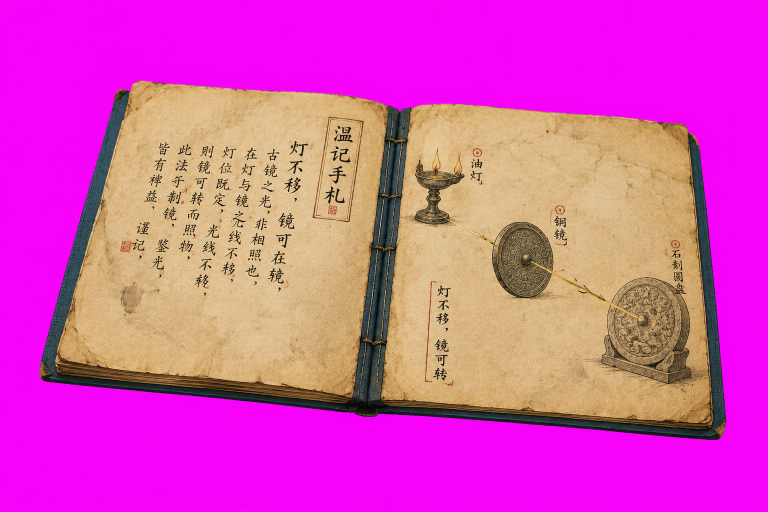
#> input picture art/ch1_handbook/handbook-original.png, 1536 x 1024 px (shown at 1/2 size)
$ python prepare_workshop_handbook.py
#> lines starting #> are read from the running program, lines starting #| are printed output that depends on the picture; after the words box and inside, x2 and y2 are one past the last pixel; in counts of white or black regions, pixels touching at a corner belong together
"""Extract the GPT-image2 artisan notebook for tabletop compositing."""
from pathlib import Path
import shutil
import numpy as np
from PIL import Image, ImageFilter
from scipy import ndimage

ROOT = Path(__file__).resolve().parents[1]
SOURCE = ROOT / 'art/ch1_handbook/handbook-original.png'
if not SOURCE.exists():
    SOURCE = ROOT.parent / 'output/imagegen/ch1-wen-handbook.png'
OUT = ROOT / 'assets/images/ch1_workshop'
raw = Image.open(SOURCE).convert('RGB')
#> raw is the input picture: PIL image 1536x1024 RGB; mean R, G, B 215, 79.7, 179.2
pixels = np.asarray(raw).astype(np.float32)
r, g, b = pixels[..., 0], pixels[..., 1], pixels[..., 2]
magenta = np.minimum(r, b) - g
background = (magenta > 65) & (r > 110) & (b > 110)
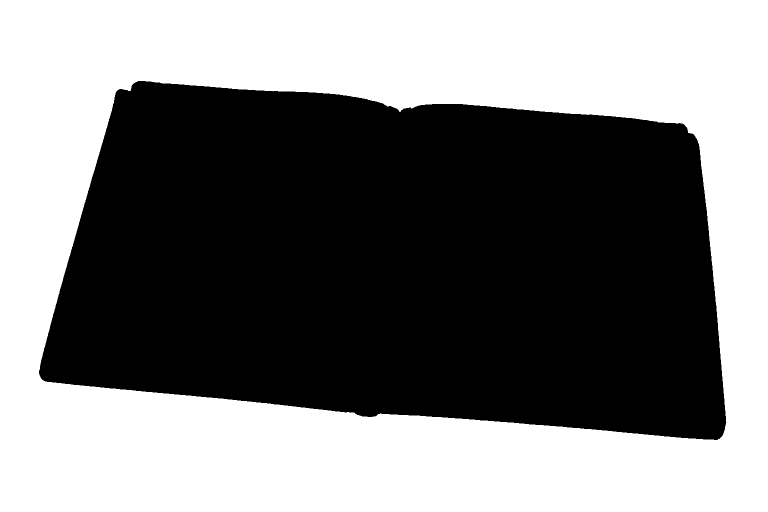
#> background: shape (1024, 1536) bool (shown at 1/2 size); 49.5% white; 1 white region, box (x1, y1, x2, y2) and area: (0, 0, 1536, 1024) 778678
alpha = np.clip((65 - magenta) / 45, 0, 1)
alpha[background] = 0
inside = ndimage.distance_transform_edt(~background)
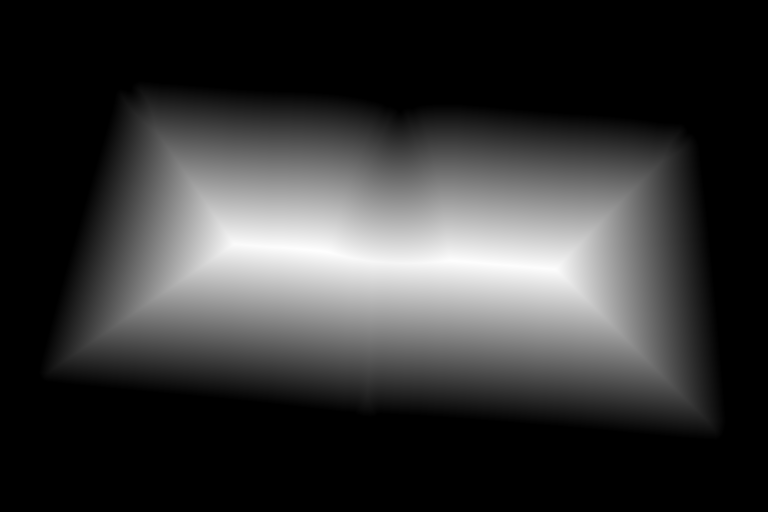
#> inside: shape (1024, 1536) float64 (shown at 1/2 size); min 0, max 314.9, mean 65.7; drawn with min black and max white
edge = inside < 5
#> edge: shape (1024, 1536) bool; 50.5% white; 1 black region, box (x1, y1, x2, y2) and area: (82, 166, 1448, 876) 778306
pixels[..., 0] = np.where(edge & (r > g + 40), np.minimum(r, g + 50), r)
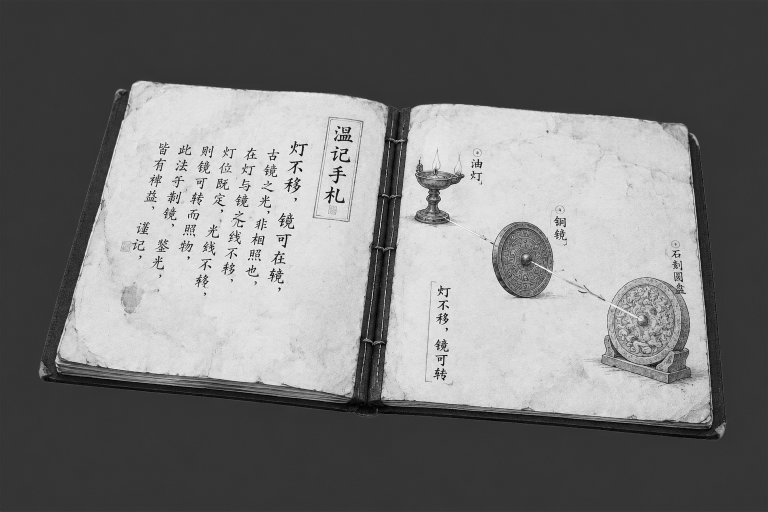
#> r: shape (1024, 1536) float32 (shown at 1/2 size); min 0, max 255, mean 119.4
pixels[..., 2] = np.where(edge & (b > g + 30), np.minimum(b, g + 25), b)
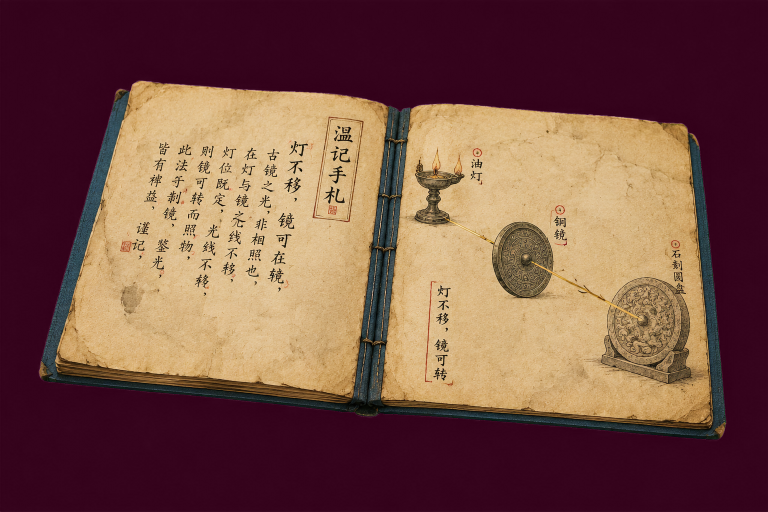
#> pixels: shape (1024, 1536, 3) float32 (shown at 1/2 size); mean R, G, B 118.4, 79.1, 70
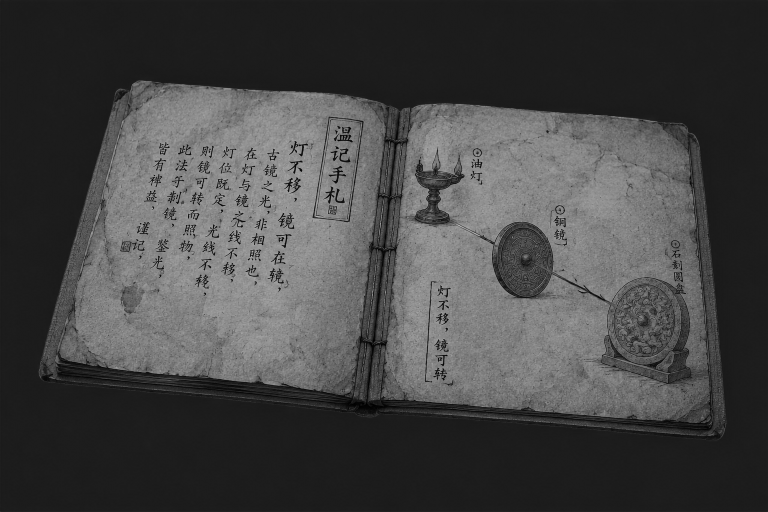
#> b: shape (1024, 1536) float32 (shown at 1/2 size); min 0, max 209, mean 69.6
alpha = np.asarray(Image.fromarray((alpha * 255).astype('uint8')).filter(ImageFilter.GaussianBlur(.35)))
result = Image.fromarray(np.dstack((pixels, alpha)).clip(0, 255).astype('uint8'))
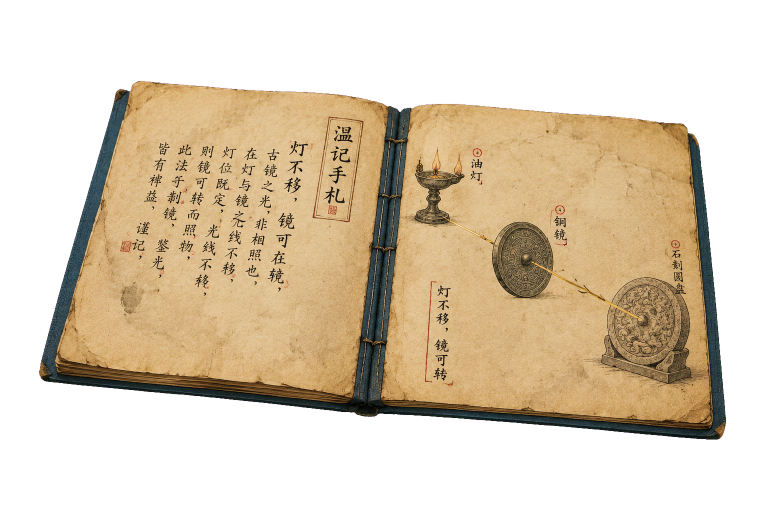
#> result: PIL image 1536x1024 RGBA (shown at 1/2 size); mean R, G, B, A 119.4, 79.7, 69.6, 128.6; transparent parts drawn white
box = result.getbbox()
#> box = (77, 161, 1453, 881)
result = result.crop((box[0] - 2, box[1] - 2, box[2] + 2, box[3] + 2))
#> result: PIL image 1380x724 RGBA
result.thumbnail((1024, 700), Image.Resampling.LANCZOS)
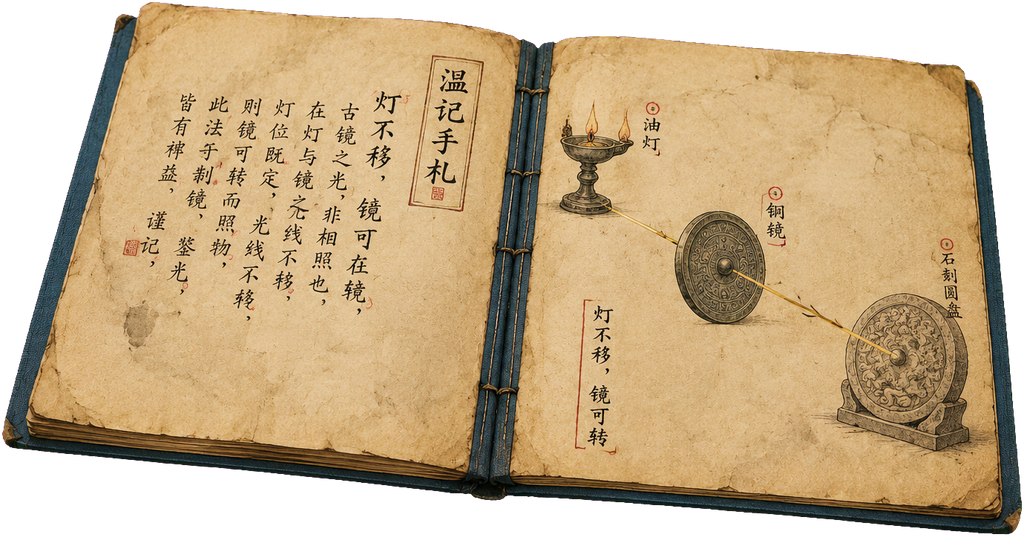
#> result: PIL image 1024x537 RGBA; mean R, G, B, A 147.3, 123.5, 88.1, 202.4; transparent parts drawn white
OUT.mkdir(parents=True, exist_ok=True)
result.save(OUT / 'wen-handbook.png', optimize=True)
art = ROOT / 'art/ch1_handbook'
art.mkdir(parents=True, exist_ok=True)
if SOURCE.resolve() != (art / 'handbook-original.png').resolve():
    shutil.copy2(SOURCE, art / 'handbook-original.png')
if (ROOT / 'tmp/ch1-handbook-prompt.txt').exists():
    shutil.copy2(ROOT / 'tmp/ch1-handbook-prompt.txt', art / 'prompt.txt')
(art / '.gdignore').write_text('', encoding='utf-8')
print('Saved', OUT / 'wen-handbook.png', result.size)
#| Saved assets/images/ch1_workshop/wen-handbook.png (1024, 537)
